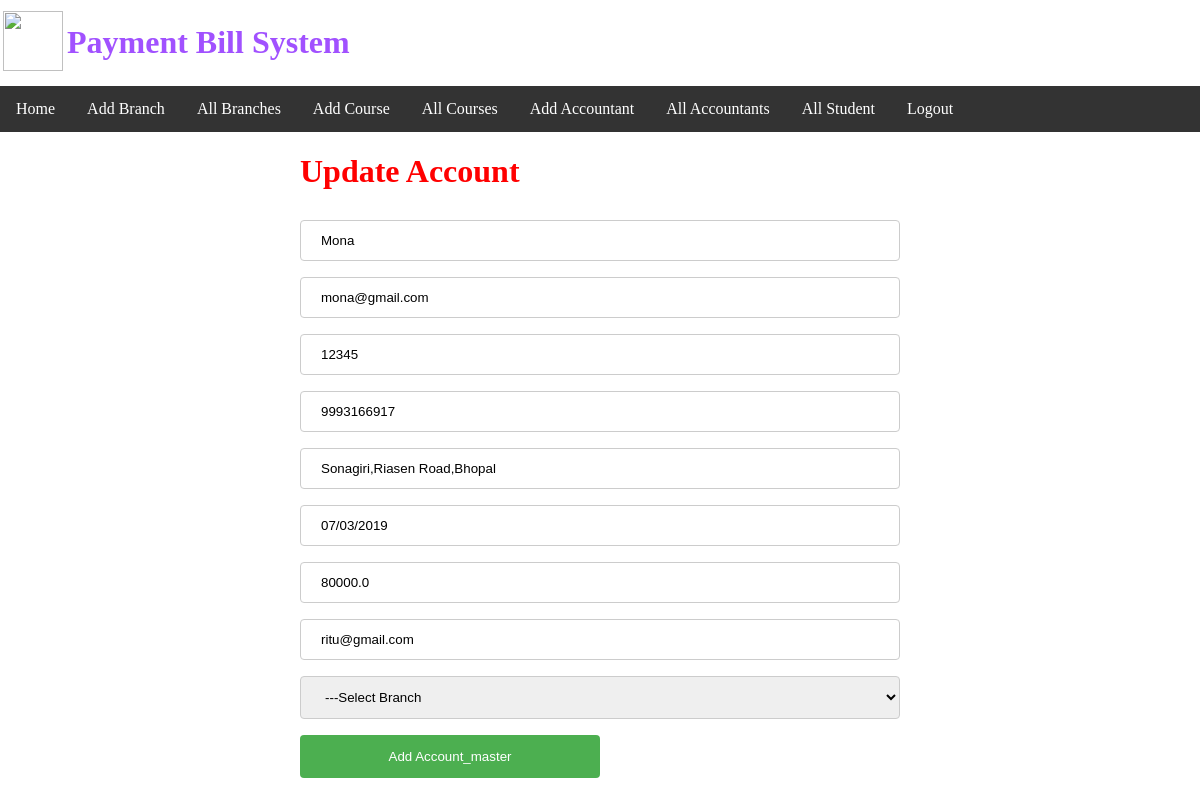
/getaccount/1, run on the app's committed database.
### users/models.py (models this page shows)
class Account_Master(models.Model):
    name = models.TextField(max_length=100)
    uname = models.TextField(max_length=100)
    pwd = models.TextField()
    mno = models.TextField(max_length=10)
    address = models.TextField()
    bid = models.IntegerField()
    doj = models.TextField(max_length=15)
    salary = models.FloatField()
    email = models.TextField(max_length=100)
    branch = models.TextField()

### users/views.py (the view)
# urls.py: path('getaccount/<int:id>', views.getaccount),
def getaccount(request, id):
    account = Account_Master.objects.get(id=id)
    bobj = Branch_Master.objects.all()
    return render(request, "updateaccount.html", {"account": account, "branches": bobj})

### users/templates/updateaccount.html (shortened to what this page needs)
<!DOCTYPE html>
<html>
<head lang="en">
    {% load staticfiles %}
    <link href="{% static 'style.css' %}" rel="stylesheet" type="text/css">
</head>
<body>
<div>
    {% include 'header.html' %}
</div>
<div>
    {% include 'admin_menu.html' %}
</div>
<div style="width: 50%; margin-left: 25%">
    <h1 style="color: red">Update Account</h1>
    <form method="post" action="/updateaccount/{{ account.id }}">
        <input class="form" value="{{ account.name }}" type="text" name="name" placeholder="Enter name" required="">
        <input class="form" value="{{ account.uname }}" type="text" name="uname" placeholder="Enter uname" required="">
        <input class="form" value="{{ account.pwd }}" type="text" name="pwd" placeholder="Enter password" required="">
        <input class="form" value="{{ account.mno }}" type="text" name="mno" placeholder="Enter mobilenumber" required="">
        <input class="form" value="{{ account.address}}" type="text" name="address" placeholder="Enter address" required="">
        <input class="form" value="{{ account.doj}}" type="text" name="doj" placeholder="Enter doj" required="">
        <input class="form" value="{{ account.salary }}" type="text" name="salary" placeholder="Enter salary" required="">
        <input class="form" value="{{ account.email }}" type="text" name="email" placeholder="Enter email" required="">
        <select class="form" name="bid">
            <option>---Select Branch</option>
        </select>
        <input type="submit" value="Add Account_master">
    </form>
</div>
</body>
</html>

### users/static/style.css (style rules this page uses)
body { padding: 0%; margin: 0%; }
.form { width: 100%; padding: 12px 20px; margin: 8px 0; display: inline-block; border: 1px solid #ccc; border-radius: 4px; box-sizing: border-box; }
input[type=submit] { width: 50%; background-color: #4CAF50; color: white; padding: 14px 20px; margin: 8px 0; border: none; border-radius: 4px; cursor: pointer; }

### data on the page
Account_Master: name "Mona", uname "mona@gmail.com", pwd "12345", mno "9993166917", address "Sonagiri,Riasen Road,Bhopal", doj "07/03/2019", salary "80000.0", email "ritu@gmail.com"
